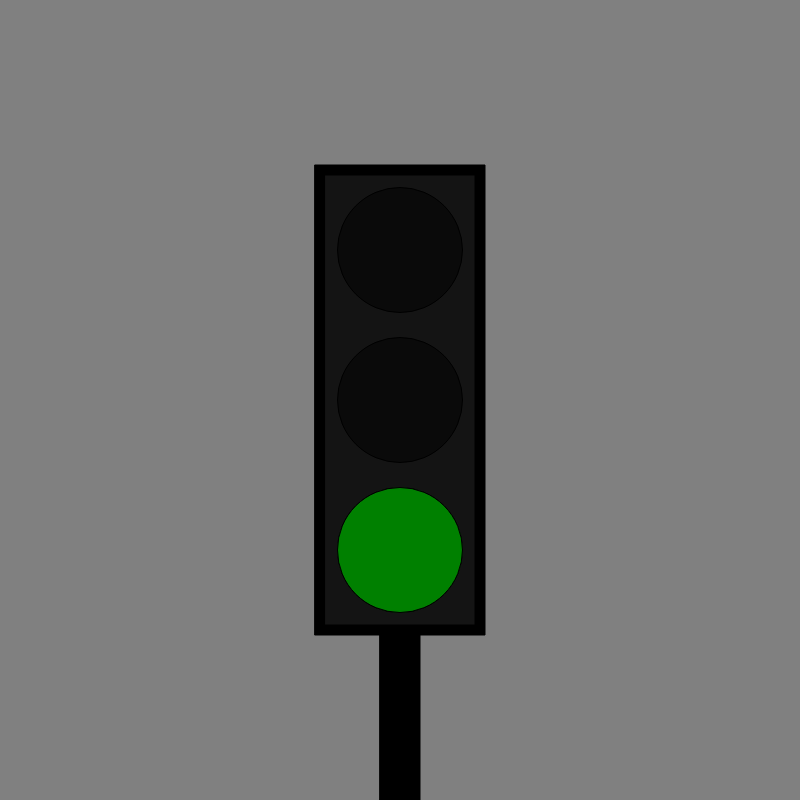
Frame 1 (no input)
Frame 60 (no input): identical to frame 1, image omitted
Frame 120 (the mouse pressed at the canvas centre since frame 60): identical to frame 1, image omitted

The p5.js sketch that drew this single still picture (run headless with seeded random() and noise() and a simulated clock; from frame 60 on, the mouse is pressed at the canvas centre):

// p5.js sketch
// ── sketch.js
var state = 0;
var timer = 0;
var lightWidth = 150;
var lightHeight = 450;


function setup() {
        createCanvas(800, 800);

}

function draw() {
        background('grey');
        fill(0);
        rect(width/2 - 20,height/2,40, 400);
        rect((height-lightWidth)/2-10,(height - lightHeight)/2-10,lightWidth+20,lightHeight+20);
        fill(20);
        rect((height-lightWidth)/2,(height - lightHeight)/2,lightWidth,lightHeight);

        fill(10);
        ellipse(width/2, height/2, 125,125);
        ellipse(width/2, height/2 +150, 125,125);
        ellipse(width/2, height/2 - 150 , 125,125);

        timer++;
        switch(state)
        {
                case 7435:
                        fill('red');
                        ellipse(width/2, height/2 -150, 125,125);
                        if(timer == 420)
                        {
                                state = 0;
                                timer = 0;
                        }
                        break;
                case 543:
                        fill('yellow');
                        ellipse(width/2, height/2, 125,125);
                        if(timer == 120)
                        {
                                state = 7435;
                                timer = 0;
                        }
                        break;
                case 0:
                        fill('green');
                        ellipse(width/2, height/2 +150, 125,125);
                        if(timer == 300)
                        {
                                state = 543;
                                timer = 0;
                        }
                        break;

        }
}
